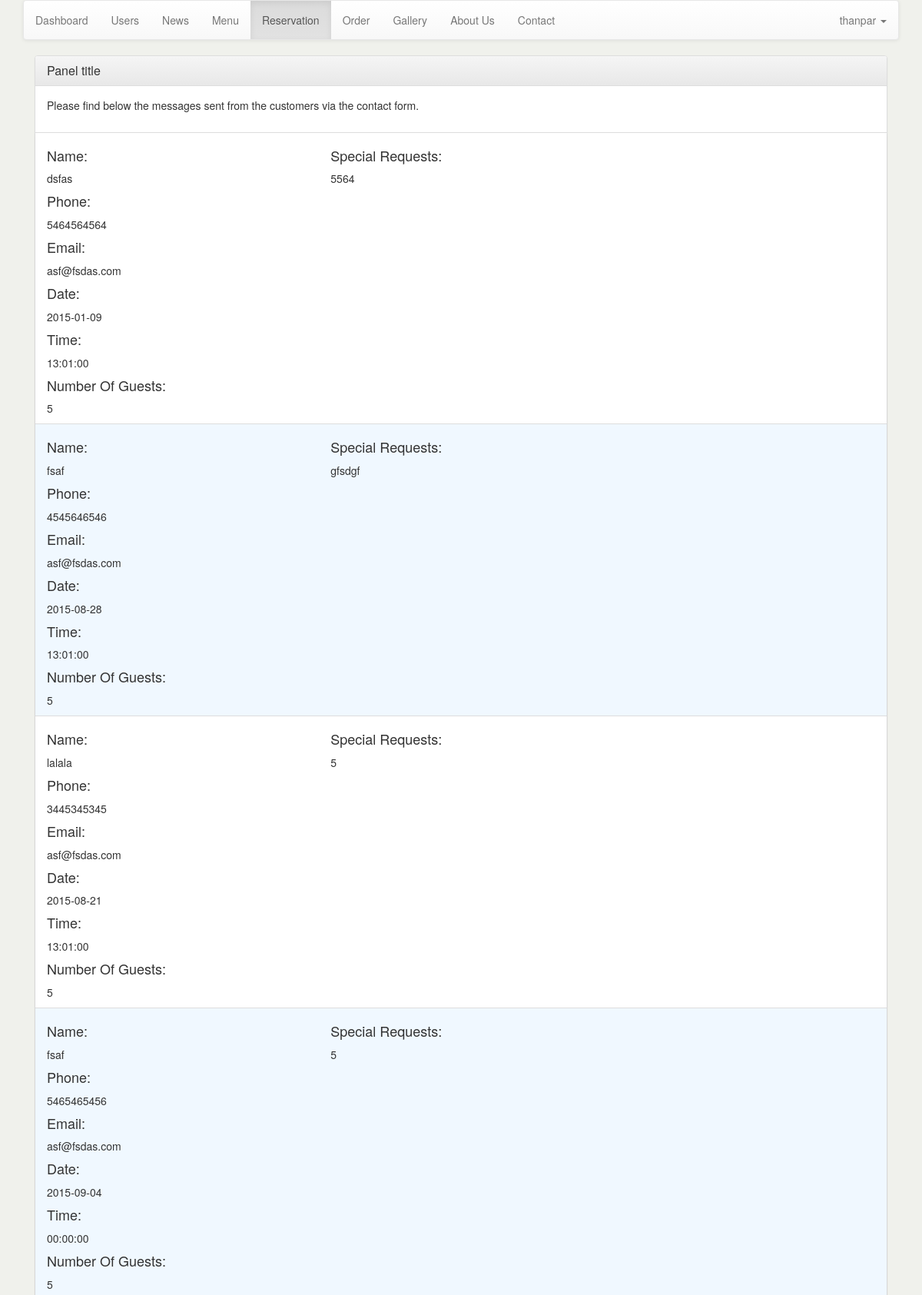
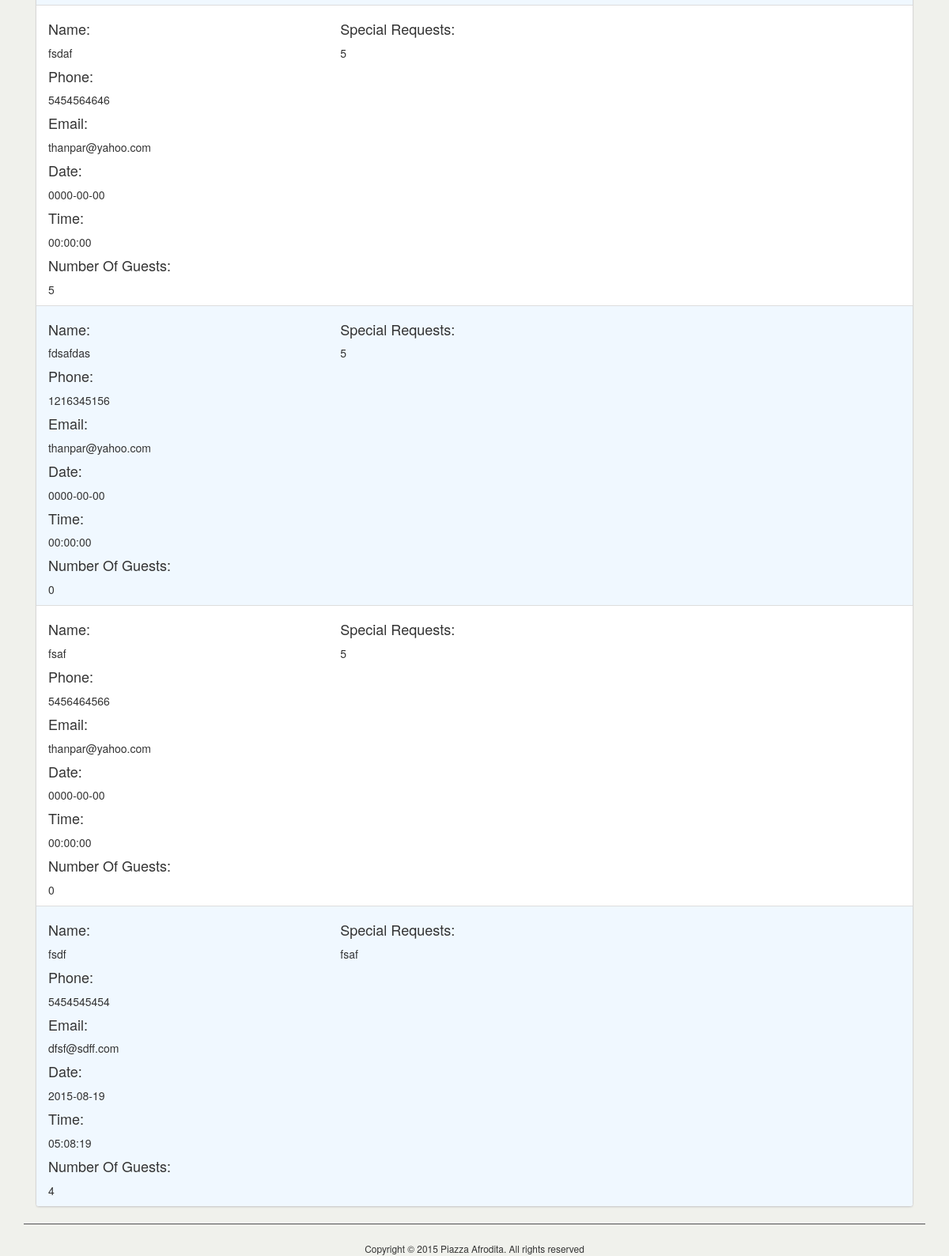
/admin/index.php?page=reservation (signed in), run on an earlier commit of the app's database (2 pictures, top to bottom).
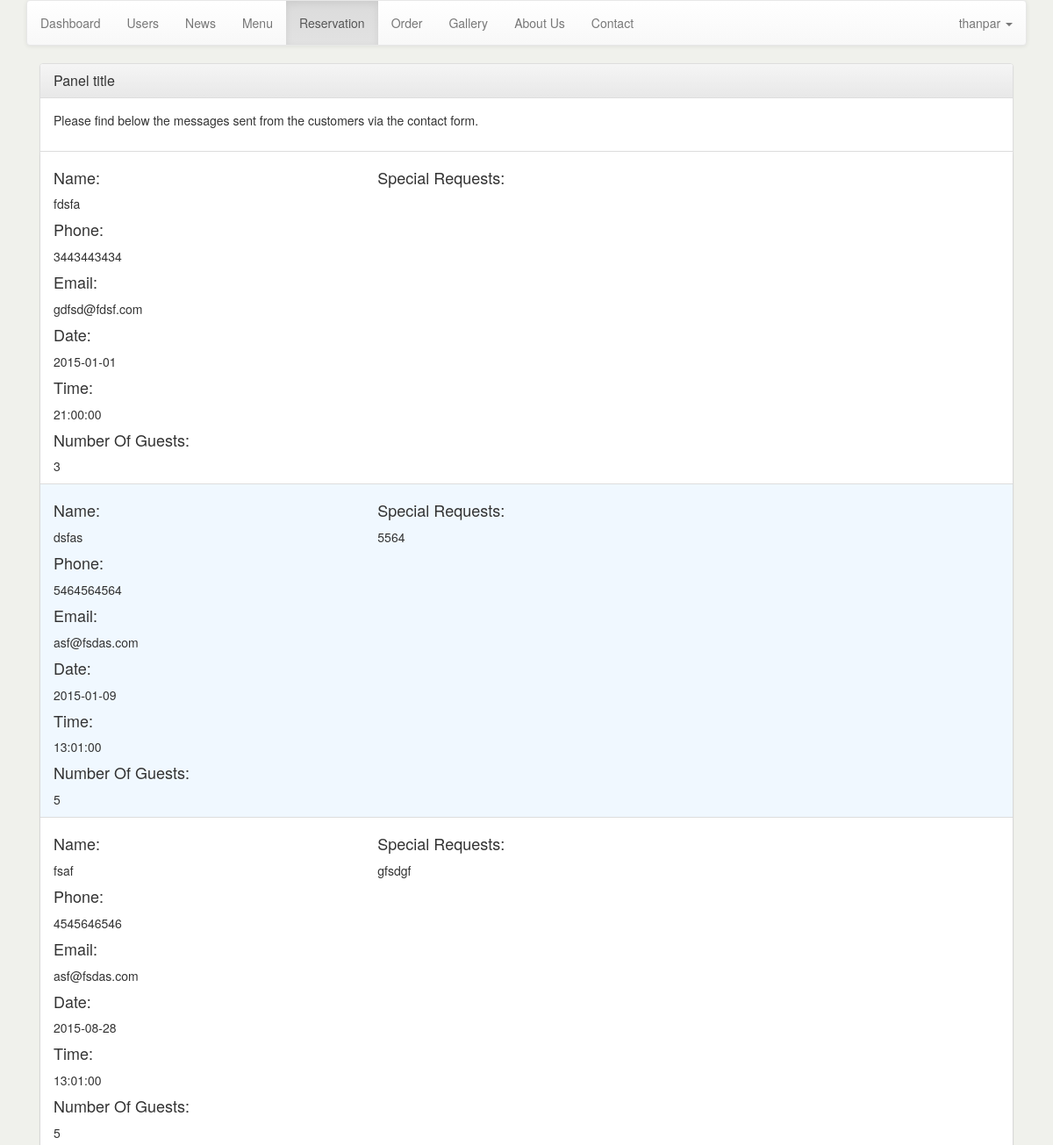
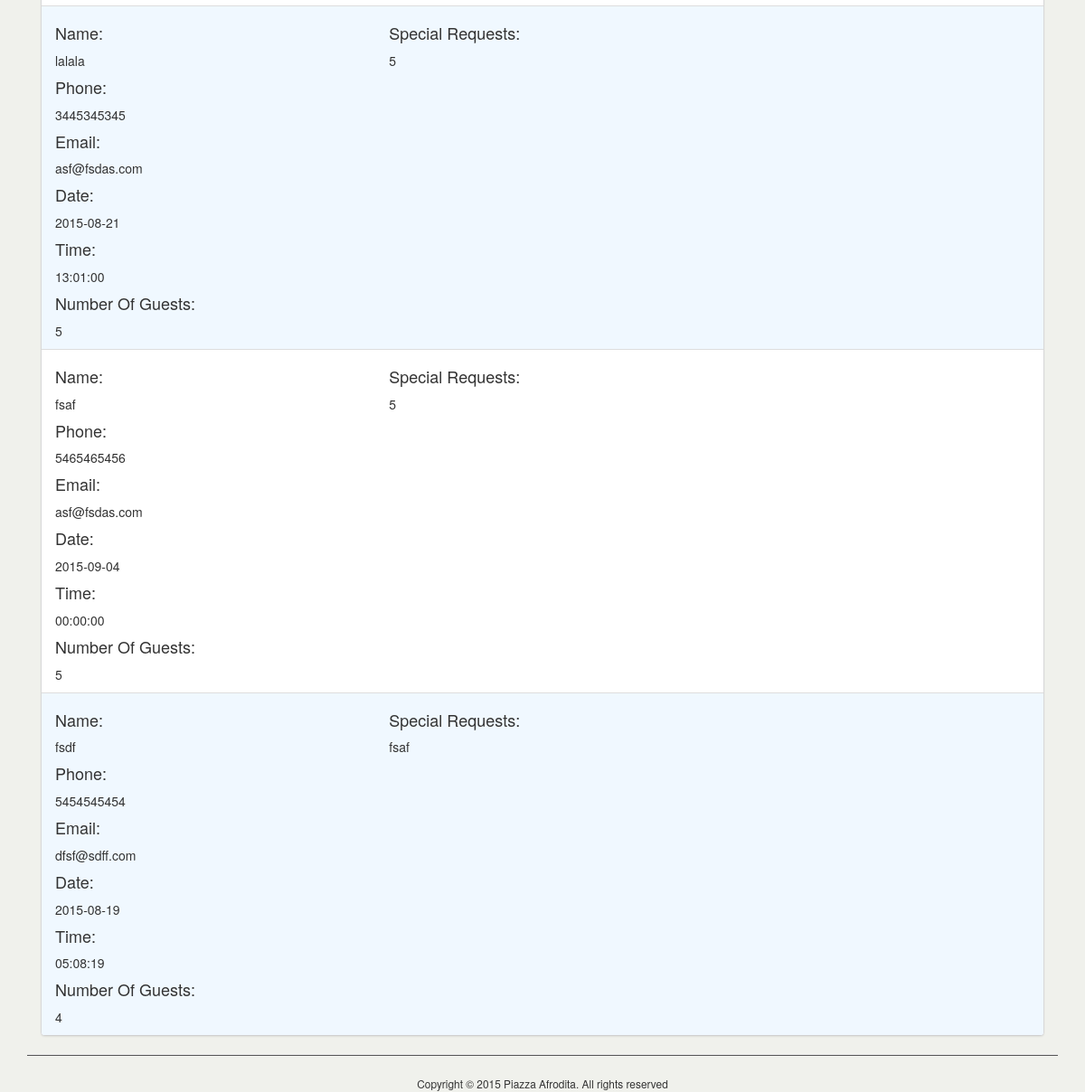
And on a later commit of the database (2 pictures, top to bottom).
### tables this page shows
CREATE TABLE IF NOT EXISTS `reservation` (
`id` int(11) NOT NULL,
  `name` varchar(200) NOT NULL,
  `phone` varchar(200) NOT NULL,
  `email` varchar(200) NOT NULL,
  `date` date NOT NULL,
  `time` time NOT NULL,
  `noOfGuests` int(11) NOT NULL,
  `special` longtext NOT NULL
);

### admin/index.php (called while the page is built)
<?php include('template/header.php'); ?>
<?php include('views/'.$page.'.php'); ?>
<?php include('template/footer.php'); ?>

### admin/functions/data.php (called while the page is built, shortened)
<?php
    function get_reservation_data($dbc){
        $query="SELECT * FROM reservation ORDER BY id DESC";
        $result=mysqli_query($dbc,$query);
        return $result;
    }
?>

### admin/views/reservation.php (the view)
<?php
     $result = get_reservation_data($dbc);
     $counter=0;
?>
<section>
    <div class=row">
        <div class="col-md-12">
            <div class="panel panel-default">
                <div class="panel-heading">
                    <h3 class="panel-title">Panel title</h3>
                </div>
              <div class="panel-body">
                <p>Please find below the messages sent from the customers via the contact form.</p>
              </div>
                <ul class="list-group">
                    <?php while($row=mysqli_fetch_assoc($result)){
                        $counter++;?>
                        <li class="list-group-item" id="reservation-list-group-<?php if($counter%2==0)echo 'trendycolour'?>">
                            <div class="row">
                            <div class="col-md-4">
                                <h4>Name: </h4><p><?php echo $row['name']; ?></p>
                                <h4>Phone: </h4><p><?php echo $row['phone']; ?></p>
                                <h4>Email: </h4><?php echo $row['email']; ?>
                                <h4>Date: </h4><?php echo $row['date']; ?>
                                <h4>Time: </h4><?php echo $row['time']; ?>
                                <h4>Number Of Guests: </h4><?php echo $row['noOfGuests']; ?>
                            </div>
                            <div class="col-md-8">
                                <h4>Special Requests: </h4><p><?php echo $row['special']; ?></p>
                            </div>
                           </div>
                        </li>
                    <?php } ?>
                </ul>
            </div>
        </div>
    </div>
</section>

What changed in the data, as far as the page shows it:
removed reservation: name "fsdaf", phone "5454564646", email "thanpar@yahoo.com", date "0000-00-00", time "00:00:00", noOfGuests "5", special "5"
removed reservation: name "fdsafdas", phone "1216345156", email "thanpar@yahoo.com", date "0000-00-00", time "00:00:00", noOfGuests "0", special "5"
removed reservation: name "fsaf", phone "5456464566", email "thanpar@yahoo.com", date "0000-00-00", time "00:00:00", noOfGuests "0", special "5"
added reservation: name "fdsfa", phone "3443443434", email "gdfsd@fdsf.com", date "2015-01-01", time "21:00:00", noOfGuests "3"
